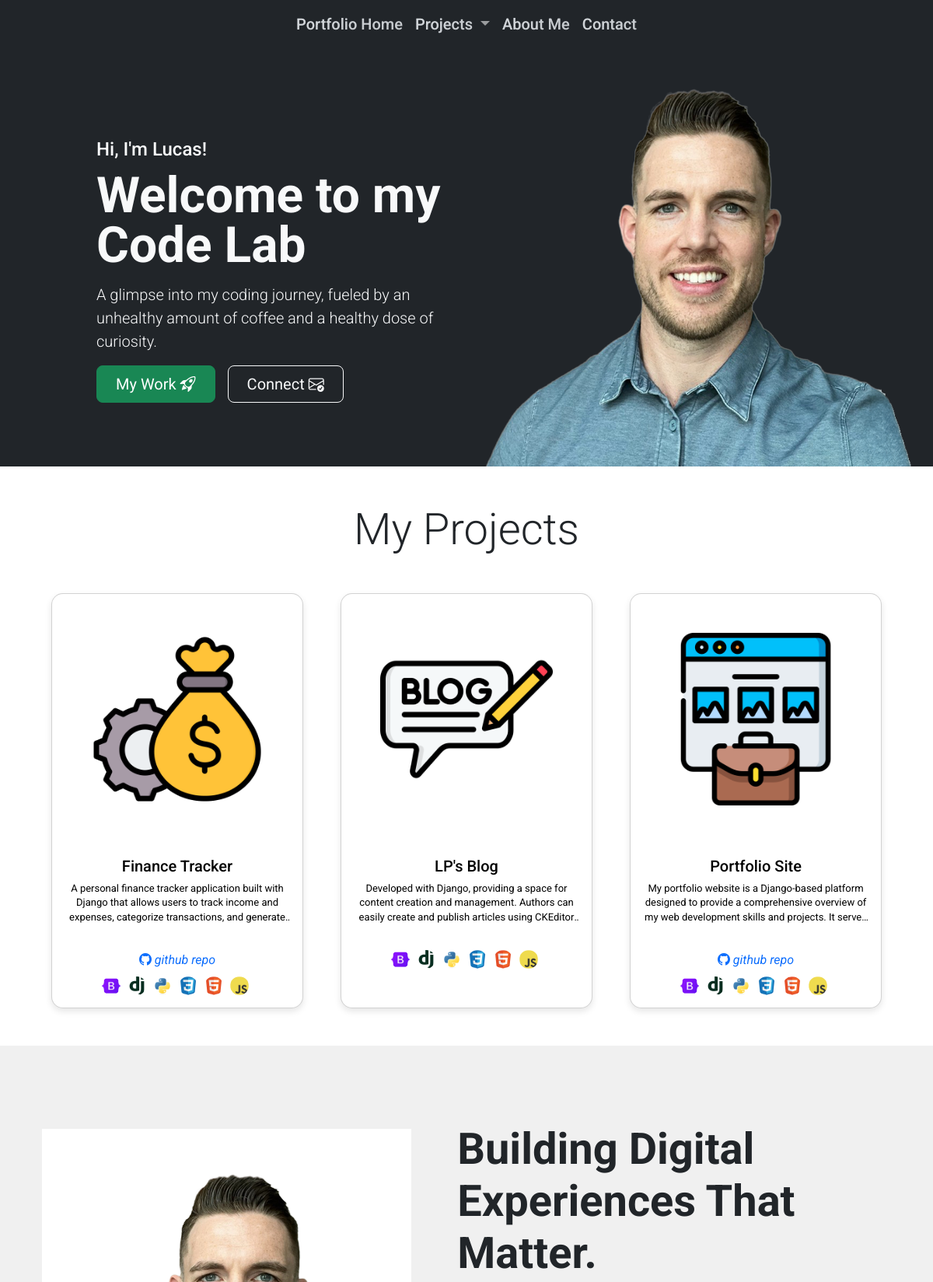
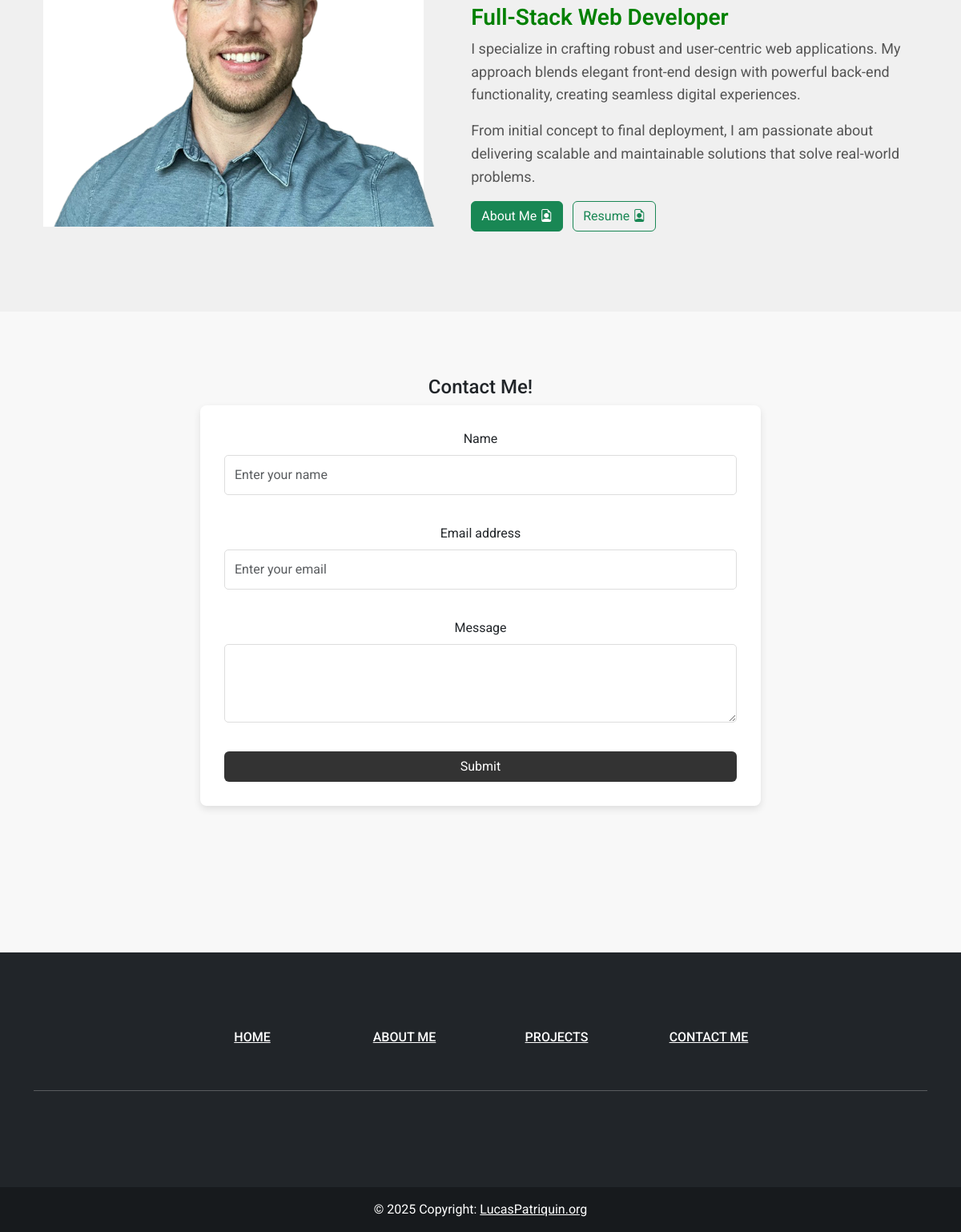
The page / on the database its author committed (2 pictures, top to bottom).
### portfolio/models.py (models this page shows, shortened)
class Project(models.Model):
    title = models.CharField(max_length=200)
    description = models.TextField()
    image = models.ImageField(upload_to='project_images/', blank=True, null=True)
    github = models.URLField(blank=True, null=True)
    technologies = models.ManyToManyField(Technology, blank=True, help_text="Technology used in this project")
    TYPES = (
        ('FINANCE', 'Fiinance Tracker'),
        ('BLOG', 'Personal Blog'),
        ('WORKER_MANAGEMENT', 'Contract Worker Management'),
        ('PORTFOLIO_SITE', 'Portfolio Site'),
        ('OTHER', 'Other')
        )
    type = models.CharField(max_length=50,
                  choices=TYPES,
                  default="OTHER")

class Technology(models.Model):
    name = models.CharField(max_length=100, unique=True, help_text="Name of the technology (e.g., Python, Django)")
    icon = models.ImageField(upload_to='technology_icons/', blank=True, null=True)
    class Meta:
        verbose_name_plural = "Technologies"

### portfolio/views.py (the view)
# urls.py: path('', views.finance_tracker_home, name='home'),
def home(request):
    projects = Project.objects.all() # Get all prpjects from database
    return render(request, 'portfolio/index.html', {'projects': projects}) # Renders the index.html template and pass the projects to the template

### finance_tracker/context_processors.py (called while the page is built)
def user_profile_data(request):
    user = request.user
    user_profile = None
    if user.is_authenticated:
        try:
            user_profile = UserProfile.objects.get(user=user)
        except ObjectDoesNotExist:
            pass
    return {'user_profile': user_profile}

### portfolio/templates/portfolio/index.html (shortened to what this page needs)
{% extends 'portfolio/base.html' %}
{% load static %}
{% block content %}
  <header>
    {% include 'portfolio/components/hero_banner.html' %}
  </header>
  <section id="projects-section">
    {% include 'portfolio/components/project_card.html' %}
  </section>
  <section id="about-me" class="about-banner">
    {% include 'portfolio/components/about.html' %}
  </section>
  <section id="contact-me" class="contact-banner">
    {% include 'portfolio/components/contact_form.html' %}
  </section>
{% endblock %}

### portfolio/templates/portfolio/components/project_card.html (shortened to what this page needs)
<div class="container mb-5">
        <h1 class="display-4 text-center m-5">My Projects</h1>
        <div class="row row-cols-1 row-cols-md-2 row-cols-lg-3 g-5 mb-4 mx-auto">
            {% if projects %}
            {% for project in projects %}
                <div class="col text-center">
                    <div id="project-card" class="card h-100">
                        <a href="{% url 'portfolio:project_redirect' pk=project.pk %}">
                            {% if project.image %}
                                <img id="project-img" src="{{ project.image.url }}" class="card-img-top img-fluid" alt="{{ project.title }}">
                            {% endif %}
                            <div id="pc-body" class="card-body d-flex flex-column">
                                <h5 id="pc-title" class="card-title">{{ project.title }}</h5>
                                <p id="project-description" class="card-text">{{ project.description|truncatechars:150 }}</p>
                            </div>
                            <div class="mt-auto mb-2">
                                {% if project.github %}
                                    <a href="{{ project.github }}" target="blank" class="text-decoration-none">
                                        <i class="bi bi-github"> github repo</i>
                                    </a>
                                {% endif %}
                            </div>
                            <div class="technologies mb-3">
                                {% for technology in project.technologies.all %}
                                    <img src="{{ technology.icon.url }}" alt="{{ technology.name }} icon" title="{{ technology.name }}" class="technology-icon">
                                {% endfor %}
                            </div>
                        </div>
                </div>
            {% endfor %}
        {% else %}
        <p>No projects added yet.</p>
        {% endif %}
    </div>
</div>

### static/css/main.css (style rules this page uses)
body { display: flex; flex-direction: column; margin: 0; font-family: 'Roboto', sans-serif; min-height: 100vh; }
#projects-section { scroll-margin-top: 100px; }
#project-card { display: flex; border-radius: 15px; margin-bottom: 10px; flex-direction: column; align-items: center; text-align: center; box-shadow: 0 4px 8px rgba(0, 0, 0, 0.1); transition: transform 0.3s ease, box-shadow 0.3s ease; }
#project-card a { text-decoration: none; }
#project-img { padding: 50px; }
#pc-body { display: flex; flex-direction: column; align-items: center; text-align: center; }
#pc-title { margin-bottom: 0.5rem; color: black; }
#project-description { margin-bottom: 0.5rem; color: black; font-size: small; }
#pc-body .card-text { overflow: hidden; text-overflow: ellipsis; display: -webkit-box; -webkit-line-clamp: 3; line-clamp: 3; -webkit-box-orient: vertical; line-height: 1.4em; max-height: 4.2em; }
.technology-icon { width: 24px; height: 24px; margin-right: 5px; vertical-align: middle; border-radius: 50%; }
#about-me { scroll-margin-top: 50px; }
.about-banner { min-height: 75vh; padding: 100px 20px; background-color: #f0f0f0; }
#contact-me { scroll-margin-top: 60px; }
.contact-banner { padding: 80px 20px; text-align: center; background-color: #f8f8f8; height: 100vh; }

### rows shown on the page
Project: image (picture), title "Finance Tracker", description "A personal finance tracker application built with Django that allows users to track income and expenses, categorize transactions, and…"
Technology: icon (picture)
Technology: icon (picture)
Technology: icon (picture)
Technology: icon (picture)
Technology: icon (picture)
Technology: icon (picture)
Project: image (picture), title "LP's Blog", description "Developed with Django, providing a space for content creation and management. Authors can easily create and publish articles using…"
Project: image (picture), title "Portfolio Site", description "My portfolio website is a Django-based platform designed to provide a comprehensive overview of my web development skills and projects. It…"
